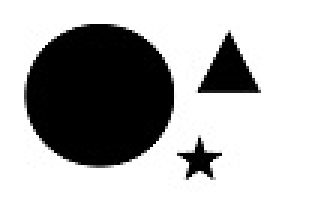
#> input picture s1/tai/tp2/image1.jpg, 103 x 67 px, given in place of image1.png, which was not available (shown 3 times larger)
$ python exo1.py
#> lines starting #> are read from the running program, lines starting #| are printed output that depends on the picture; pictures that were not available may be replaced by others from this repository, and a replacement may not be noted
import cv2
import numpy as np

def convolution(img_matrix, filter_kernel):
        result_matrix = np.zeros_like(img_matrix)
        filter_size = filter_kernel.shape[0]

        img_rows, img_cols = img_matrix.shape

        for i in range(img_rows - filter_size + 1):
                for j in range(img_cols - filter_size + 1):
                        img_patch = img_matrix[i:i+filter_size, j:j+filter_size]
                        result_matrix[i, j] = np.sum(img_patch * filter_kernel)

        return result_matrix

img = cv2.imread("TAI TP3\image1.png", cv2.IMREAD_GRAYSCALE)
#> img is the input picture: shape (67, 103); min 0, max 255, mean 174.8
img_matrix = np.array(img)

#the filters
filter_kernel1 = np.array([[0, 0, 0, 0, 0],
                          [0, 0, 0, 0, 0],
                          [0, 0, 1, 0, 0],
                          [0, 0, 0, 0, 0],
                          [0, 0, 0, 0, 0]])

filter_kernel2 = np.array([[0, 0, 0, 0, 0],
                          [0, 0, 0, 0, 0],
                          [0, 0, 0, 0, 0],
                          [0, 0, 0, 0, 0],
                          [0, 0, 0, 0, 1]])

filter_kernel3 = np.array([[0, 0, 0, 0, 0],
                          [0, 1, 1, 1, 0],
                          [0, 1, 1, 1, 0],
                          [0, 1, 1, 1, 0],
                          [0, 0, 0, 0, 0]])

filter_kernel4 = np.array([[0, 0, 0, 0, 0],
                          [0, 0.5, 0.5, 0.5, 0],
                          [0, 0.5, 0.5, 0.5, 0],
                          [0, 0.5, 0.5, 0.5, 0],
                          [0, 0, 0, 0, 0]])

result1 = convolution(img_matrix, filter_kernel1)
#> after the loop in convolution, `for i in range(img_rows - filter_size + 1):`:
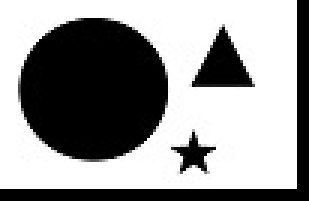
#> result_matrix: shape (67, 103) (shown 3 times larger); min 0, max 255, mean 150.3
result2 = convolution(img_matrix, filter_kernel2)
#> after the loop in convolution (call 2), `for i in range(img_rows - filter_size + 1):`:
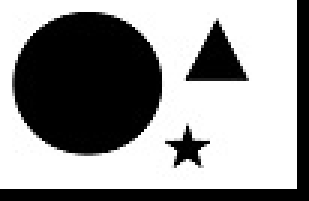
#> result_matrix: shape (67, 103) (shown 3 times larger); min 0, max 255, mean 150.3
result3 = convolution(img_matrix, filter_kernel3)
#> after the loop in convolution (call 3), `for i in range(img_rows - filter_size + 1):`:
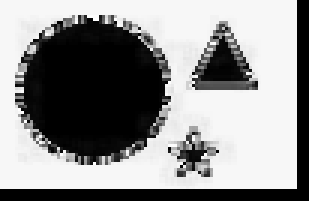
#> result_matrix: shape (67, 103) (shown 3 times larger); min 0, max 255, mean 144.1
result4 = convolution(img_matrix, filter_kernel4)
#> after the loop in convolution (call 4), `for i in range(img_rows - filter_size + 1):`:
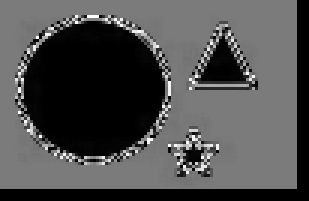
#> result_matrix: shape (67, 103) (shown 3 times larger); min 0, max 255, mean 78.3


cv2.imshow("Original Image", img)
cv2.imshow("Filtered Image 1", result1)
cv2.imshow("Filtered Image 2", result2)
cv2.imshow("Filtered Image 3", result3)
cv2.imshow("Filtered Image 4", result4)

cv2.waitKey(0)
cv2.destroyAllWindows()


# import cv2
# import numpy as np

# img = cv2.imread("TAI TP3\image1.png", cv2.IMREAD_GRAYSCALE)
# img_matrix = np.array(img)

# filter_kernel1 = np.array([[0, 0, 0, 0, 0],
#                           [0, 0, 0, 0, 0],
#                           [0, 0, 1, 0, 0],
#                           [0, 0, 0, 0, 0],
#                           [0, 0, 0, 0, 0]])

# filter_kernel2 = np.array([[0, 0, 0, 0, 0],
#                           [0, 0, 0, 0, 0],
#                           [0, 0, 0, 0, 0],
#                           [0, 0, 0, 0, 0],
#                           [0, 0, 0, 0, 1]])

# filter_kernel3 = np.array([[0, 0, 0, 0, 0],
#                           [0, 1, 1, 1, 0],
#                           [0, 1, 1, 1, 0],
#                           [0, 1, 1, 1, 0],
#                           [0, 0, 0, 0, 0]])

# filter_kernel4 = np.array([[0, 0, 0, 0, 0],
#                           [0, 0.5, 0.5, 0.5, 0],
#                           [0, 0.5, 0.5, 0.5, 0],
#                           [0, 0.5, 0.5, 0.5, 0],
#                           [0, 0, 0, 0, 0]])


# # Create an empty matrix for the result
# result_matrix = np.zeros_like(img_matrix)

# # Manually perform convolution
# img_rows, img_cols = img_matrix.shape
# filter_size = filter_kernel1.shape[0]

# for i in range(img_rows - filter_size + 1):
#         for j in range(img_cols - filter_size + 1):
#                 img_patch = img_matrix[i:i+filter_size, j:j+filter_size]
#                 result_matrix[i, j] = np.sum(img_patch * filter_kernel1)

# # Display the images
# cv2.imshow("Original Image", img)
# cv2.imshow("Filtered Image", result_matrix)

# cv2.waitKey(0)
# cv2.destroyAllWindows()
